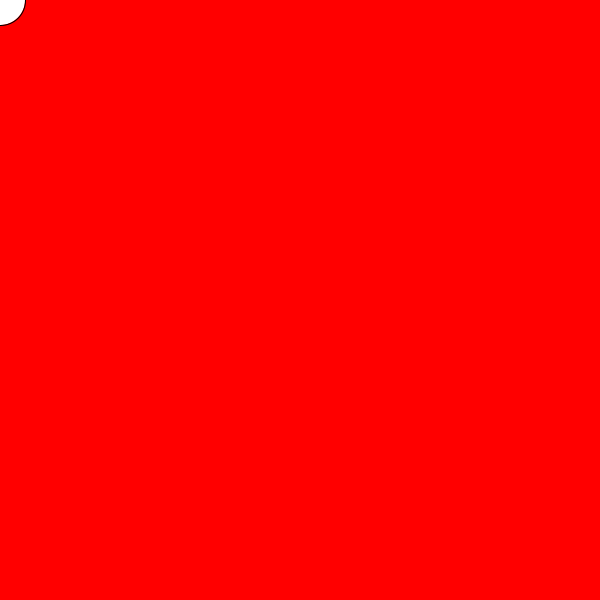
Frame 1 (no input)
Frame 60 (the mouse pressed at the canvas centre just before this capture): identical to frame 1, image omitted
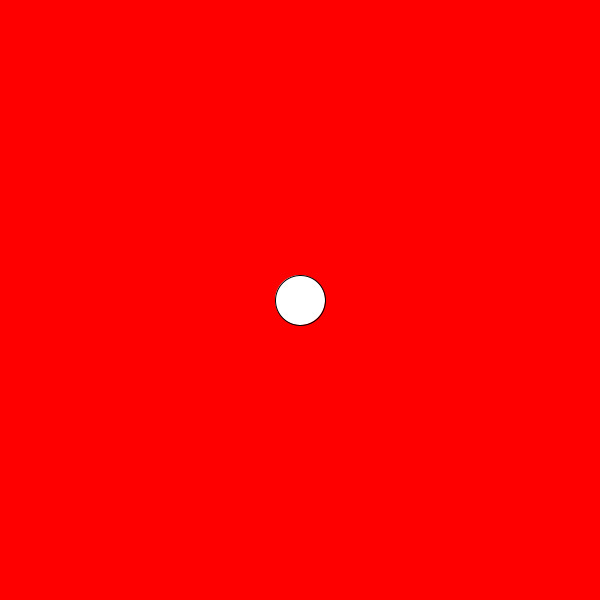
Frame 120 (the mouse held since frame 60 and released just before this capture)

The Processing sketch that drew these frames (run headless with seeded random() and noise(); from frame 60 on, the mouse is pressed at the canvas centre):

// Processing sketch: formatted_debugging_01
// ── formatted_debugging_01.pde
//Formatted debugging for easier reading

void setup(){
	size (600, 600);
}

void draw(){
	background(#FF0000);

  // mouseX and mouseY are called variables.  
  // Variables store specific data 
  //in this case, the x and y position of the mouse.
	ellipse(mouseX, mouseY, 50, 50);

	// Unlike println(), print() does not create a new line when finished printing the message.
	// "\t" creates a column by adding a tabbed space between the print() message and the println()
	print("x: " + mouseX + "\t");
	println("y: " + mouseY);
}
